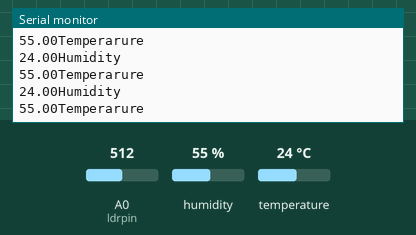
Simulated run of this sketch. Board: Arduino Uno, built with avr-gcc and run on an emulated ATmega328P. On the bench: the last lines printed to the serial monitor. The inputs (shaded band) are chosen by the test bench; at power-on: humidity 55 %, temperature 24 °C, A0 (ldrpin) = 512.

Above: at 1.2 s.
1.3 s: humidity set to 22 %
At 2.2 s:
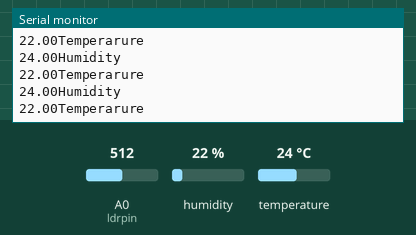
4.3 s: temperature set to 12 °C
At 5.3 s:
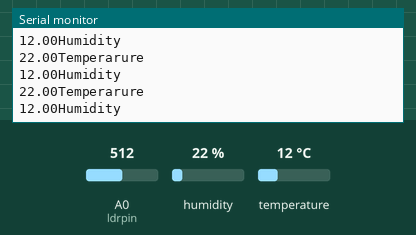
7.3 s: humidity set to 40 %
At 8.0 s:
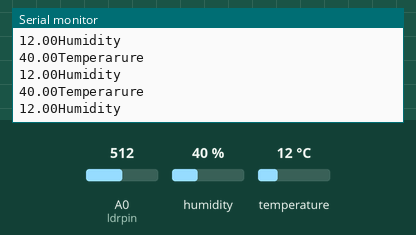
Timing chart, 0 to 10.3 s (numbered marks = the images above; inputs shaded):
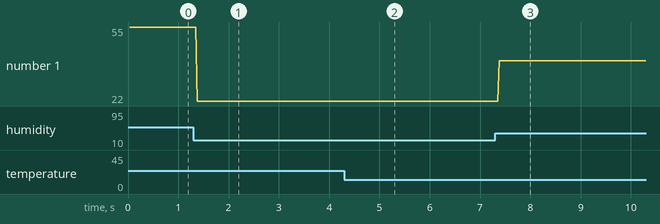

Measured:
- after the input at 1.3 s, the serial monitor: prints a new line after 0.08 s (image 1)
- after the input at 4.3 s, the serial monitor: prints a new line after 0.09 s (image 2)
- after the input at 7.3 s, the serial monitor: prints a new line after 0.09 s (image 3)
- plotted number 1: 55 → 22 after the input at 1.3 s, 22 → 40 after the input at 7.3 s

The sketch:

project_Arduino.ino
```cpp
#include <DHT.h>
#include <DHT_U.h>
#include <Stepper.h>
#define DHTTYPE    DHT11

int DHTPIN = 2;
int ldrpin = A0;
int ldrstatus;
float temp;
float hum;
float output;

DHT_Unified dht(DHTPIN, DHTTYPE);
const int stepsPerRevolution = 200;  // change this to fit the number of steps per revolution
// for your motor

// initialize the stepper library on pins 8 through 11:
Stepper myStepper(stepsPerRevolution, 8, 9, 10, 11);

int stepCount = 0;         // number of steps the motor has taken

void setup() {
  // initialize the serial port:
  pinMode(ldrpin,INPUT);
  pinMode(DHTPIN,INPUT);

  Serial.begin(9600);
  dht.begin();
  sensor_t sensor;
  dht.temperature().getSensor(&sensor);


  dht.humidity().getSensor(&sensor);


}

void loop() {

  ldrstatus = analogRead(ldrpin);

  sensors_event_t event;
  dht.temperature().getEvent(&event);

  Serial.println("Temperarure ");
  Serial.print(event.temperature);
  temp = event.temperature;


  dht.humidity().getEvent(&event);

  Serial.println("Humidity ");
  Serial.print(event.relative_humidity);
  hum = event.relative_humidity;

  if(ldrstatus > 200 && hum > 23 && temp > 45){
    //rotate motor
       myStepper.step(1);
      myStepper.setSpeed(70);
      Serial.print("steps:");
      Serial.println(stepCount);
      stepCount++;
    }


  // step one step:

 // delay(00  );
}
```
